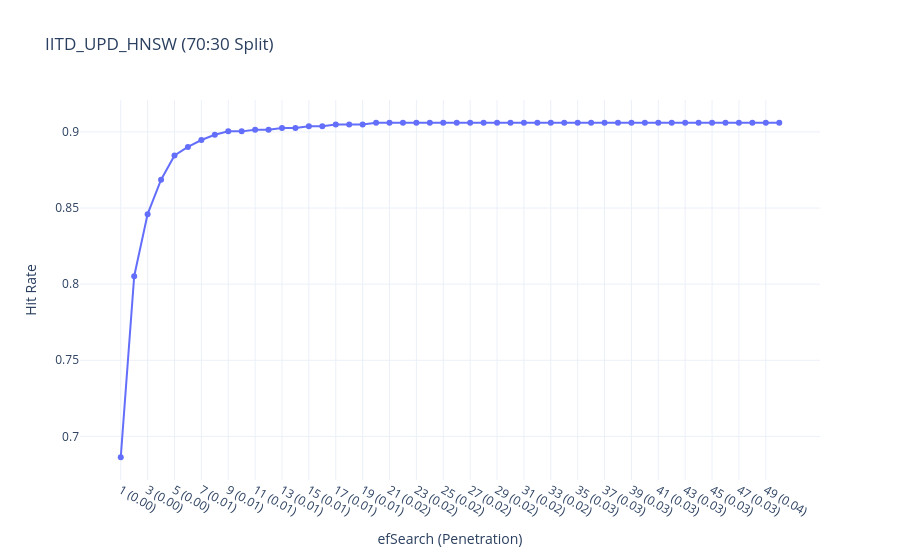

Notebook code for this chart:
### Code cell
import os
import numpy as np
import random
import faiss
import plotly.graph_objects as go

# ---------------------
# Load IITD_UPD Templates (70:30 Split)
# ---------------------
def load_iitd_upd_templates(root_folder, seed=42, split_ratio=0.7):
    """
    For each subject folder (like 1_L, 2_L...), randomly split its .npy files
      - 70% for indexing (gallery/enrollment)
      - 30% for query (probe)
    Returns:
        index_vectors, index_labels, query_vectors, query_labels
    """
    random.seed(seed)
    index_vectors, index_labels = [], []
    query_vectors, query_labels = [], []

    subject_folders = sorted(
        [d for d in os.listdir(root_folder) if os.path.isdir(os.path.join(root_folder, d))]
    )

    for subject in subject_folders:
        subject_path = os.path.join(root_folder, subject)
        files = sorted([f for f in os.listdir(subject_path) if f.endswith('.npy')])

        n = len(files)
        if n == 0:
            print(f"⚠️ Skipping {subject}, no .npy files found.")
            continue

        random.shuffle(files)
        split_point = max(1, int(n * split_ratio))  # At least 1 for indexing
        index_files = files[:split_point]
        query_files = files[split_point:] if split_point < n else []

        # Load index vectors
        for f in index_files:
            vec = np.load(os.path.join(subject_path, f)).astype('float32').flatten()
            index_vectors.append(vec)
            index_labels.append(subject)

        # Load query vectors
        for f in query_files:
            vec = np.load(os.path.join(subject_path, f)).astype('float32').flatten()
            query_vectors.append(vec)
            query_labels.append(subject)

        print(f"{subject}: {len(index_files)} index, {len(query_files)} query")

    return (
        np.vstack(index_vectors),
        np.array(index_labels),
        np.vstack(query_vectors),
        np.array(query_labels)
    )

# ---------------------
# Build HNSW Index
# ---------------------
def build_hnsw_index(vectors, dim, M=16, efConstruction=200):
    index = faiss.IndexHNSWFlat(dim, M)
    index.hnsw.efConstruction = efConstruction
    index.add(vectors)
    return index

# ---------------------
# Evaluate Hit Rate
# ---------------------
def evaluate_hit_rate(index, index_labels, query_vectors, query_labels, ef_max=100):
    hit_rates = []
    x_labels = []
    total_indexed = len(index_labels)
    highlight_point = None

    for ef in range(1, ef_max + 1):
        index.hnsw.efSearch = ef
        distances, indices = index.search(query_vectors, k=1)
        predicted_labels = index_labels[indices.flatten()]

        hits = np.sum(predicted_labels == query_labels)
        total = len(query_labels)
        hit_rate = hits / total if total > 0 else 0
        hit_rates.append(hit_rate)
        penetration = ef / total_indexed
        x_labels.append(f"{ef} ({penetration:.2f})")

        if highlight_point is None and hit_rate >= 0.98:
            highlight_point = (ef, hit_rate, penetration)

        print(f"efSearch={ef}, Hit rate={hit_rate:.4f}")

    return x_labels, hit_rates, highlight_point

# ---------------------
# Plot Hit Rate
# ---------------------
def plot_hit_rate_plotly(x_labels, hit_rates, highlight_point):
    fig = go.Figure()
    fig.add_trace(go.Scatter(
        x=x_labels,
        y=hit_rates,
        mode='lines+markers',
        name="Hit Rate",
        line=dict(width=2),
        marker=dict(size=6)
    ))

    if highlight_point:
        ef_highlight, hr_highlight, penetration = highlight_point
        highlight_label = f"{ef_highlight} ({penetration:.2f})"
        fig.add_trace(go.Scatter(
            x=[highlight_label],
            y=[hr_highlight],
            mode='markers+text',
            marker=dict(color='red', size=12, symbol='star'),
            text=[f"Penetration={penetration:.2f}"],
            textposition="top center",
            name="First ≥98% Hit"
        ))

    fig.update_layout(
        title="IITD_UPD_HNSW (70:30 Split)",
        xaxis_title="efSearch (Penetration)",
        yaxis_title="Hit Rate",
        template="plotly_white",
        hovermode="x unified"
    )
    fig.show()

# ---------------------
# Main Workflow
# ---------------------
def main(data_folder, ef_max=50):
    index_x, index_y, query_x, query_y = load_iitd_upd_templates(data_folder)
    dim = index_x.shape[1]
    print(f"\nLoaded {len(index_y)} index templates and {len(query_y)} queries with dim={dim}")

    index = build_hnsw_index(index_x, dim)
    x_labels, hit_rates, highlight_point = evaluate_hit_rate(
        index, index_y, query_x, query_y, ef_max=ef_max
    )

    plot_hit_rate_plotly(x_labels, hit_rates, highlight_point)

# ---------------------
# Example Usage
# ---------------------
if __name__ == "__main__":
    data_folder = "IITD_UPD"
    main(data_folder, ef_max=50)

### Figure 1 — Plotly figure (JSON) as saved in the notebook; plotly's stock layout.template omitted (floating-point values rounded to 4 significant figures)
{"data": [{"line": {"width": 2}, "marker": {"size": 6}, "mode": "lines+markers", "name": "Hit Rate", "type": "scatter", "x": ["1 (0.00)", "2 (0.00)", "3 (0.00)", "4 (0.00)", "5 (0.00)", "6 (0.00)", "7 (0.01)", "8 (0.01)", "9 (0.01)", "10 (0.01)", "11 (0.01)", "12 (0.01)", "13 (0.01)", "14 (0.01)", "15 (0.01)", "16 (0.01)", "17 (0.01)", "18 (0.01)", "19 (0.01)", "20 (0.01)", "21 (0.02)", "22 (0.02)", "23 (0.02)", "24 (0.02)", "25 (0.02)", "26 (0.02)", "27 (0.02)", "28 (0.02)", "29 (0.02)", "30 (0.02)", "31 (0.02)", "32 (0.02)", "33 (0.02)", "34 (0.03)", "35 (0.03)", "36 (0.03)", "37 (0.03)", "38 (0.03)", "39 (0.03)", "40 (0.03)", "41 (0.03)", "42 (0.03)", "43 (0.03)", "44 (0.03)", "45 (0.03)", "46 (0.03)", "47 (0.03)", "48 (0.04)", "49 (0.04)", "50 (0.04)"], "y": [0.6863, 0.8052, 0.846, 0.8686, 0.8845, 0.8901, 0.8947, 0.8981, 0.9003, 0.9003, 0.9015, 0.9015, 0.9026, 0.9026, 0.9037, 0.9037, 0.9049, 0.9049, 0.9049, 0.906, 0.906, 0.906, 0.906, 0.906, 0.906, 0.906, 0.906, 0.906, 0.906, 0.906, 0.906, 0.906, 0.906, 0.906, 0.906, 0.906, 0.906, 0.906, 0.906, 0.906, 0.906, 0.906, 0.906, 0.906, 0.906, 0.906, 0.906, 0.906, 0.906, 0.906]}], "layout": {"hovermode": "x unified", "title": {"text": "IITD_UPD_HNSW (70:30 Split)"}, "xaxis": {"title": {"text": "efSearch (Penetration)"}}, "yaxis": {"title": {"text": "Hit Rate"}}}}
